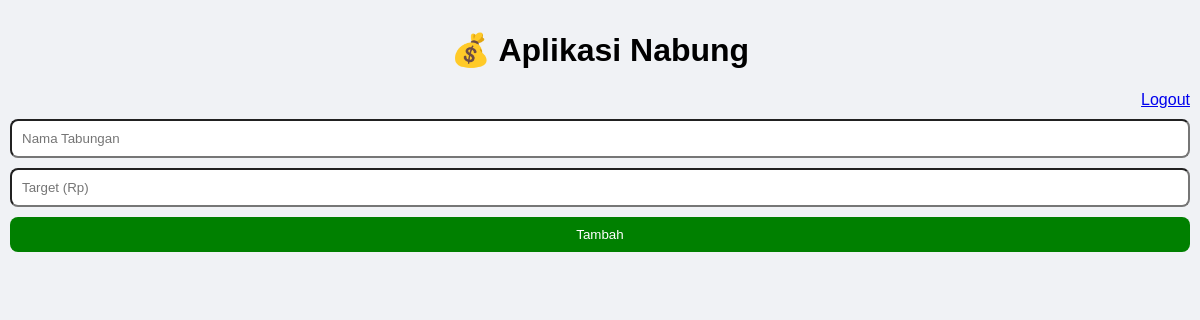
Page / (signed in) on the earlier database version.
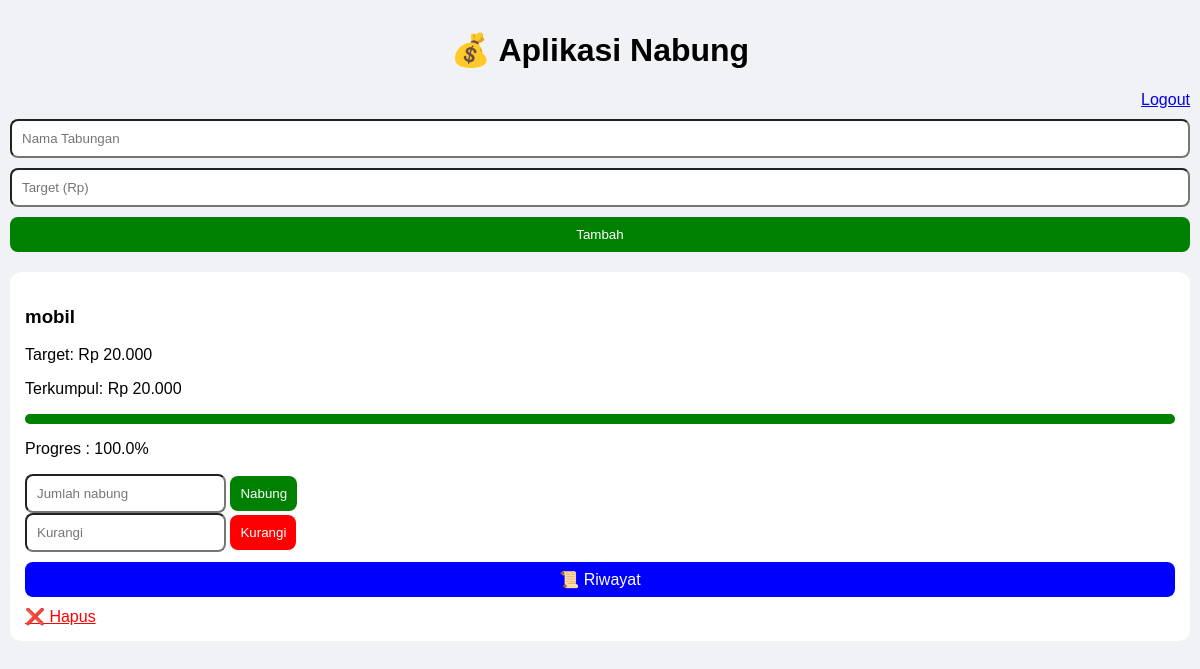
Same page on the later database version.
### tables this page shows
CREATE TABLE tabungan (
    id INTEGER PRIMARY KEY AUTOINCREMENT,
    nama TEXT,
    target INTEGER,
    terkumpul INTEGER
, user_id INTEGER);

### app.py (the view)
@app.route("/")
def index():
    if "user_id" not in session:
        return redirect("/login")
    conn = get_db()
    cur = conn.cursor()
    cur.execute(
        "SELECT * FROM tabungan WHERE user_id=?",
        (session["user_id"],)
    )
    data = cur.fetchall()
    conn.close()
    return render_template("index.html", tabungan=data)

### app.py (called while the page is built)
def get_db():
    return sqlite3.connect("database.db")

### templates/index.html (shortened to what this page needs)
<!DOCTYPE html>
<html lang="id">
<head>
    <link rel="stylesheet" href="/static/style.css">
</head>
<body>
<h1>💰 Aplikasi Nabung</h1>
<a href="/logout" class="logout">Logout</a>
<form action="/tambah" method="POST" class="form-box">
    <input type="text" name="nama" placeholder="Nama Tabungan" required>
    <input type="number" name="target" class="rupiah" placeholder="Target (Rp)" required>
    <button>Tambah</button>
</form>
<div class="container">
{% for t in tabungan %}
<div class="card">
    <h3>{{ t[1] }}</h3>
    <p>Target: Rp {{ "{:,}".format(t[2]).replace(",", ".") }}</p>
    <p>Terkumpul: Rp {{ "{:,}".format(t[3]).replace(",", ".") }}</p>
    {% set persen = (t[3] / t[2] * 100) if t[2] else 0 %}
    <div class="progress">
        <div class="bar" style="width: {{ persen }}%"></div>
    </div>
    <p>Progres : {{ "%.1f"|format(persen) }}%</p>
    <form action="/nabung/{{ t[0] }}" method="POST">
        <input type="number" name="jumlah" class="rupiah" placeholder="Jumlah nabung" required>
        <button>Nabung</button>
    </form>
    <form action="/kurang/{{ t[0] }}" method="POST">
        <input type="number" name="jumlah" class="rupiah" placeholder="Kurangi" required>
        <button style="background:red;">Kurangi</button>
    </form>
    <a href="/riwayat/{{ t[0] }}" class="btn-riwayat">📜 Riwayat</a>
    <a href="/hapus/{{ t[0] }}" class="hapus">❌ Hapus</a>
</div>
{% endfor %}
</div>
</body>
</html>

Differences in the rows shown:
added tabungan: nama "mobil", target "20.000", terkumpul "20.000", persen "100.0"
